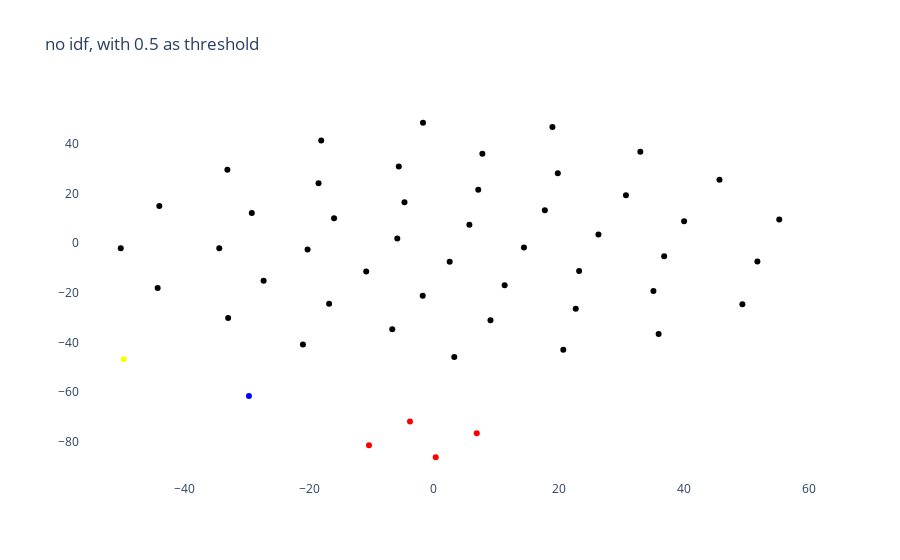

The notebook cell this image was saved under:
### Markdown cell above
## We can observe that with threshold=0.5, there's still correct cluster, it means 0.5 can be used as a threshold to merge cluster.  if threshold is higher 0.9, there's no more correct clusters formed

### Code cell
sim_matrix = mb6_sc.nodetypeset.mergeByJaccardSim(return_sim_matrix=True,idf=False)
sim_matrix = np.matrix(sim_matrix)
sim_matrix[sim_matrix>0.5] = 1
sim_matrix[sim_matrix<=0.5] = 0

plot_mb6(sim_matrix,'no idf, with 0.5 as threshold')

### Figure 1 — Plotly figure (JSON) as saved in the notebook; plotly's stock layout.template omitted (floating-point values rounded to 4 significant figures)
{"data": [{"marker": {"color": ["blue", "yellow", "black", "black", "black", "black", "black", "black", "black", "black", "black", "black", "black", "black", "black", "black", "black", "black", "black", "black", "black", "black", "black", "black", "red", "black", "black", "black", "black", "black", "black", "black", "black", "black", "black", "black", "black", "black", "black", "black", "black", "black", "black", "black", "black", "black", "black", "black", "black", "red", "red", "red"]}, "mode": "markers", "text": ["postHighAccuracyThreshold;superLevelRois;logo;neuroglancerMeta;roiHierarchy;postHPThreshold;preHPThreshold;totalPreCount;uuid;roiInfo;neuroglancerInfo;totalPostCount;Meta;meshHost;lastDatabaseEdit;dataset;primaryRois;latestMutationId;medulla7column_Meta;statusDefinitions", "mushroombody_SynapseSet;SynapseSet", "pre;statusLabel;status;alpha1;bodyId;mushroombody_Neuron;roiInfo;post;type;instance;Segment;mushroombody_Segment;Neuron;alpha3;alpha2;size", "pre;statusLabel;mushroombody_Neuron;roiInfo;post;type;instance;status;Segment;mushroombody_Segment;Neuron;alpha3;alpha2;bodyId;size", "pre;roiInfo;post;Segment;mushroombody_Segment;alpha3;bodyId;size", "pre;statusLabel;status;cropped;bodyId;mushroombody_Neuron;roiInfo;post;type;instance;Segment;mushroombody_Segment;Neuron;alpha3;alpha2;size", "pre;statusLabel;mushroombody_Neuron;roiInfo;post;instance;status;Segment;mushroombody_Segment;Neuron;alpha3;bodyId;size", "pre;statusLabel;mushroombody_Neuron;roiInfo;post;type;instance;status;Segment;cropped;Neuron;alpha3;mushroombody_Segment;bodyId;size", "pre;statusLabel;roiInfo;post;instance;status;Segment;mushroombody_Segment;alpha3;bodyId;size", "Segment;pre;mushroombody_Segment;roiInfo;post;bodyId;size", "pre;statusLabel;mushroombody_Neuron;roiInfo;post;status;Segment;mushroombody_Segment;Neuron;bodyId;size", "pre;statusLabel;status;cropped;alpha1;bodyId;mushroombody_Neuron;roiInfo;post;type;instance;Segment;mushroombody_Segment;Neuron;alpha3;alpha2;size", "pre;statusLabel;roiInfo;post;instance;status;Segment;mushroombody_Segment;bodyId;size", "pre;statusLabel;mushroombody_Neuron;roiInfo;post;instance;status;Segment;mushroombody_Segment;Neuron;bodyId;size", "pre;statusLabel;roiInfo;post;status;Segment;mushroombody_Segment;alpha3;bodyId;size", "pre;statusLabel;roiInfo;post;instance;status;Segment;cropped;mushroombody_Segment;bodyId;size", "pre;statusLabel;roiInfo;post;status;Segment;mushroombody_Segment;bodyId;size", "pre;statusLabel;mushroombody_Neuron;roiInfo;post;status;Segment;mushroombody_Segment;Neuron;alpha1;bodyId;size", "pre;statusLabel;mushroombody_Neuron;roiInfo;post;status;Segment;mushroombody_Segment;Neuron;alpha3;bodyId;size", "pre;statusLabel;roiInfo;post;instance;status;Segment;cropped;mushroombody_Segment;alpha3;bodyId;size", "pre;statusLabel;mushroombody_Neuron;roiInfo;post;instance;status;Segment;cropped;Neuron;alpha3;alpha2;mushroombody_Segment;bodyId;size", "pre;statusLabel;mushroombody_Neuron;roiInfo;post;instance;status;Segment;mushroombody_Segment;Neuron;alpha3;alpha2;bodyId;size", "pre;statusLabel;mushroombody_Neuron;roiInfo;post;instance;status;Segment;mushroombody_Segment;Neuron;alpha2;bodyId;size", "pre;statusLabel;mushroombody_Neuron;roiInfo;post;instance;status;Segment;mushroombody_Segment;Neuron;alpha3;alpha2;alpha1;bodyId;size", "confidence;Synapse;alpha3;type;mushroombody_Synapse;location", "pre;statusLabel;mushroombody_Neuron;roiInfo;post;status;Segment;cropped;Neuron;mushroombody_Segment;bodyId;size", "pre;statusLabel;mushroombody_Neuron;roiInfo;post;instance;status;Segment;cropped;Neuron;alpha3;mushroombody_Segment;bodyId;size", "pre;statusLabel;mushroombody_Neuron;roiInfo;post;instance;status;Segment;mushroombody_Segment;Neuron;alpha3;alpha1;bodyId;size", "pre;statusLabel;mushroombody_Neuron;roiInfo;post;instance;status;Segment;cropped;Neuron;mushroombody_Segment;alpha2;bodyId;size", "pre;statusLabel;roiInfo;post;status;Segment;cropped;mushroombody_Segment;alpha3;bodyId;size", "pre;statusLabel;mushroombody_Neuron;roiInfo;post;instance;status;Segment;mushroombody_Segment;Neuron;alpha2;alpha1;bodyId;size", "pre;statusLabel;roiInfo;post;instance;status;Segment;mushroombody_Segment;alpha3;alpha2;bodyId;size", "pre;statusLabel;roiInfo;post;instance;status;Segment;mushroombody_Segment;alpha2;bodyId;size", "pre;roiInfo;post;Segment;mushroombody_Segment;alpha2;bodyId;size", "pre;statusLabel;roiInfo;post;instance;status;Segment;cropped;mushroombody_Segment;alpha2;bodyId;size", "pre;statusLabel;mushroombody_Neuron;roiInfo;post;type;instance;status;Segment;cropped;Neuron;mushroombody_Segment;alpha2;bodyId;size", "pre;statusLabel;roiInfo;post;status;Segment;mushroombody_Segment;alpha2;bodyId;size", "pre;statusLabel;mushroombody_Neuron;roiInfo;post;status;Segment;mushroombody_Segment;Neuron;alpha2;bodyId;size", "pre;statusLabel;mushroombody_Neuron;roiInfo;post;type;instance;status;Segment;mushroombody_Segment;Neuron;alpha2;alpha1;bodyId;size", "pre;statusLabel;mushroombody_Neuron;roiInfo;post;instance;status;Segment;cropped;Neuron;mushroombody_Segment;alpha2;alpha1;bodyId;size", "pre;statusLabel;roiInfo;post;instance;status;Segment;mushroombody_Segment;alpha2;alpha1;bodyId;size", "pre;statusLabel;status;cropped;alpha1;bodyId;mushroombody_Neuron;roiInfo;post;type;instance;Segment;mushroombody_Segment;Neuron;alpha2;size", "pre;statusLabel;roiInfo;post;instance;status;Segment;mushroombody_Segment;alpha1;bodyId;size", "pre;roiInfo;post;Segment;mushroombody_Segment;alpha1;bodyId;size", "pre;statusLabel;mushroombody_Neuron;roiInfo;post;instance;status;Segment;mushroombody_Segment;Neuron;alpha1;bodyId;size", "pre;statusLabel;roiInfo;post;instance;status;Segment;cropped;mushroombody_Segment;alpha1;bodyId;size", "pre;statusLabel;mushroombody_Neuron;roiInfo;post;type;instance;status;Segment;mushroombody_Segment;Neuron;alpha1;bodyId;size", "pre;statusLabel;mushroombody_Neuron;roiInfo;post;instance;status;Segment;cropped;Neuron;mushroombody_Segment;alpha1;bodyId;size", "pre;statusLabel;roiInfo;post;type;instance;status;Segment;mushroombody_Segment;alpha1;bodyId;size", "confidence;Synapse;type;mushroombody_Synapse;location", "confidence;Synapse;alpha1;type;mushroombody_Synapse;location", "confidence;Synapse;alpha2;type;mushroombody_Synapse;location"], "type": "scatter", "x": [-29.63, -49.69, 40.07, 55.3, -20.99, -18.06, -4.721, 22.71, -16.79, -44.25, -34.38, 14.41, -1.8, -33.08, -6.676, 26.34, 11.32, 49.4, -43.98, 19.84, 35.99, 9.053, 17.76, 45.73, -3.837, -20.24, 51.8, -5.637, 36.87, 7.096, 7.753, -18.49, -27.28, -32.96, -29.18, 35.15, -10.85, 33.05, -5.873, 20.72, 3.255, 30.75, 2.519, -50.16, 5.675, -16.0, -1.758, 18.97, 23.25, -10.41, 0.2781, 6.853], "y": [-61.61, -46.82, 8.794, 9.498, -40.85, 41.3, 16.48, -26.4, -24.39, -18.06, -2.091, -1.753, -21.23, 29.52, -34.67, 3.494, -17.0, -24.58, 14.87, 28.06, -36.58, -31.05, 13.17, 25.45, -71.86, -2.573, -7.422, 30.81, -5.309, 21.45, 35.91, 24.04, -15.13, -30.14, 12.13, -19.3, -11.49, 36.75, 1.825, -42.94, -45.84, 19.27, -7.564, -2.121, 7.391, 9.981, 48.43, 46.74, -11.29, -81.43, -86.23, -76.58]}], "layout": {"plot_bgcolor": "rgba(0,0,0,0)", "title": {"text": "no idf, with 0.5 as threshold"}}}
